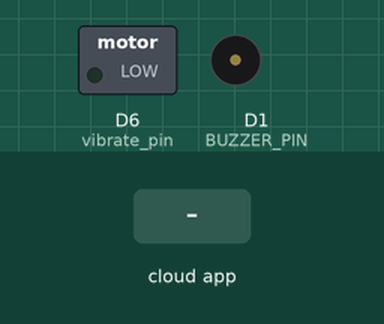
Simulated run of this sketch. Board: ESP8266 (NodeMCU). Shown: switched loads named in the sketch (green lamp = pin HIGH), buzzer (waves = sounding, pin HIGH). The inputs (shaded band) are chosen by the test bench. WiFi joins after 1.5 s; servers stay silent unless stated; the Firebase database answers and starts empty; what the sketch prints to the serial monitor is not drawn.

Above: at 3.0 s.
3.1 s: the phone or cloud app sets TCRT5000 to 1
At 4.6 s:
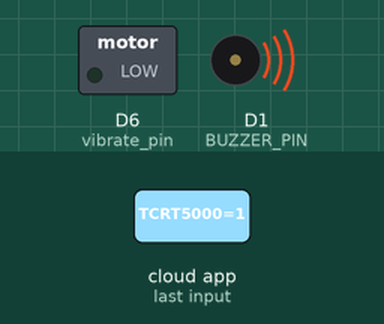
5.4 s: the phone or cloud app sets TCRT5000 to 0
At 7.2 s:
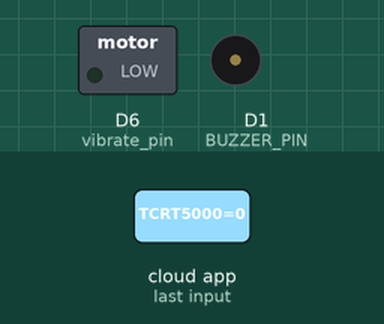
Timing chart, 0 to 8.7 s (numbered marks = the images above; inputs shaded):
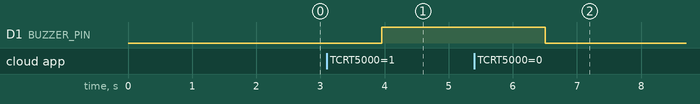

The sketch:

board2codefinalbliend.ino
```cpp
#include <ESP8266WiFi.h>
#include <FirebaseArduino.h>

#define FIREBASE_HOST "blindfriendlytrafficsignal-default-rtdb.firebaseio.com" // Firebase host
#define FIREBASE_AUTH "PX3YtCPoAflP4D9zyZWuKU0fMjjjxuOE6iZgJ889" // Firebase Auth code
#define WIFI_SSID "AndroidAP_5607" //Enter your wifi Name
#define WIFI_PASSWORD "ccnacisco" // Enter your password

// Define pin number for buzzer
const int BUZZER_PIN = D1;
const int vibrate_pin = D6;

void setup() {
  // Initialize buzzer pin
  pinMode(BUZZER_PIN, OUTPUT);
  pinMode(vibrate_pin, OUTPUT);

  // Connect to Wi-Fi network
  WiFi.begin(WIFI_SSID, WIFI_PASSWORD);
  Serial.print("Connecting");
  while (WiFi.status() != WL_CONNECTED) {
    Serial.print(".");
    delay(500);
  }
  Serial.println();
  Serial.println("Connected.");
  Serial.println(WiFi.localIP());
  Firebase.set("buzzer", 0);
   Firebase.set("vibrate", 0);

  // Initialize Firebase
  Firebase.begin(FIREBASE_HOST, FIREBASE_AUTH);
  // Read TCRT5000 sensor value from Firebase

}

void loop() {

   int tcrtValue = Firebase.getInt("TCRT5000");
   int LED_GREEN=Firebase.getInt("LED_GREEN");
   int Some_value=Firebase.getInt("SOME_VALUE");
  // Control the buzzer based on the TCRT5000 value
  if (tcrtValue == 1) {
    digitalWrite(BUZZER_PIN, HIGH);
    Firebase.setInt("buzzer", 1);
  } else {
    digitalWrite(BUZZER_PIN, LOW);
    Firebase.setInt("buzzer", 0);
  }
  if (tcrtValue == 1 && LED_GREEN==1 && Some_value==1) {
    digitalWrite(vibrate_pin, HIGH);
    Firebase.setInt("vibrate", 1);
  } else {
    digitalWrite(vibrate_pin, LOW);
    Firebase.setInt("vibrate", 0);
  }


  delay(100);

}
```

Measured:
- after the input at 3.1 s, D1 (BUZZER_PIN): LOW → HIGH after 0.85 s
- after the input at 5.4 s, D1 (BUZZER_PIN): HIGH → LOW after 1.1 s
